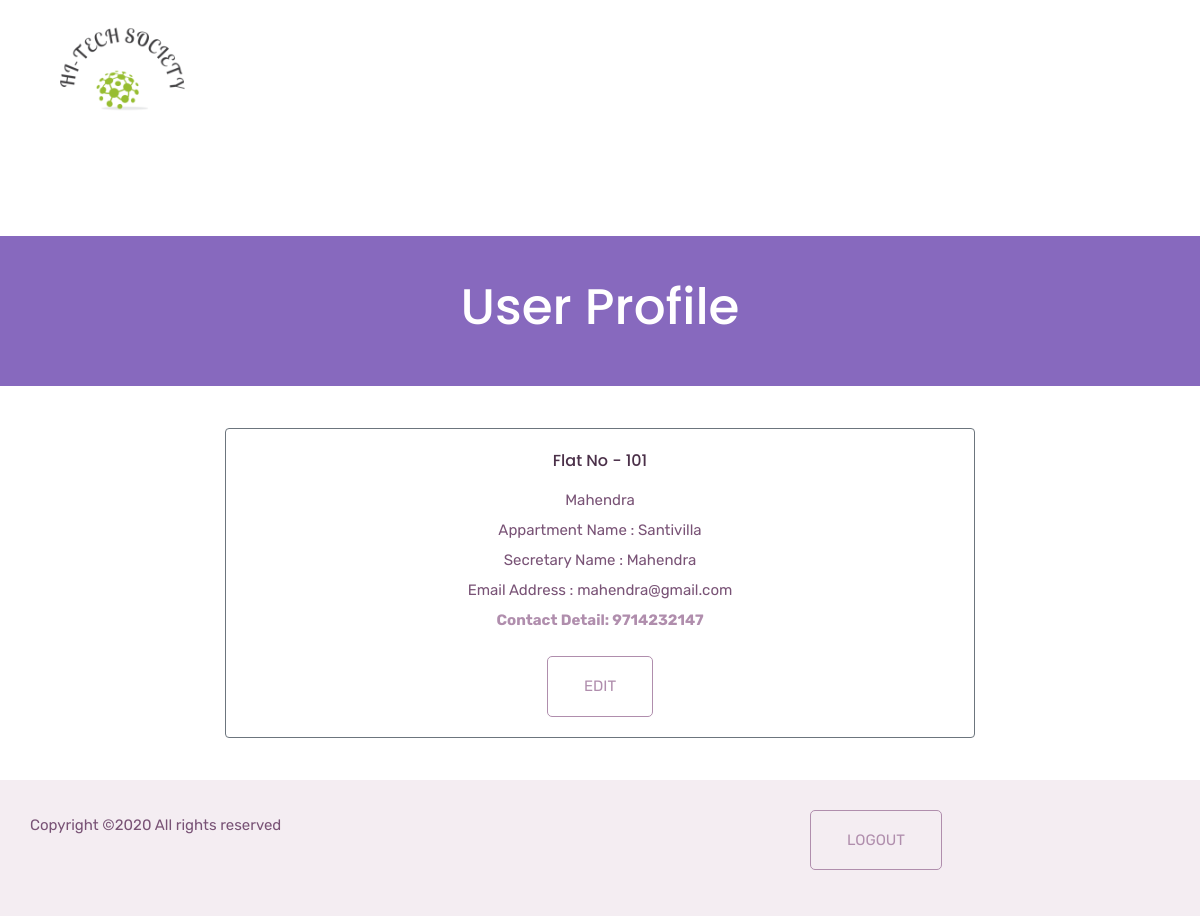
Page /UserProfile.php (signed in) on the committed database.
### tables this page shows
CREATE TABLE IF NOT EXISTS `users` (
  `UserId` int(11) NOT NULL AUTO_INCREMENT,
  `FirstName` varchar(50) DEFAULT NULL,
  `LastName` varchar(50) DEFAULT NULL,
  `password` varchar(50) DEFAULT NULL,
  `MobileNumber` decimal(18,0) NOT NULL,
  `EmailAddress` varchar(50) DEFAULT NULL,
  `BloodGroup` varchar(50) DEFAULT NULL,
  `AppartmentId` int(11) DEFAULT NULL,
  `Secretary_Name` varchar(20) DEFAULT NULL,
  `isSecretary` int(1) NOT NULL DEFAULT '0',
  `BlockNumber` int(11) DEFAULT NULL,
  `status` int(2) NOT NULL DEFAULT '0',
  PRIMARY KEY (`UserId`),
  KEY `AppartmentId` (`AppartmentId`),
  KEY `BlockNumber` (`BlockNumber`)
);

CREATE TABLE IF NOT EXISTS `appartment` (
  `AppartmentId` int(11) NOT NULL AUTO_INCREMENT,
  `Appartment_Name` varchar(40) NOT NULL,
  `Address` varchar(100) NOT NULL,
  `City` varchar(25) NOT NULL,
  `FLOOR` int(11) NOT NULL,
  `Total_Blocks` int(11) NOT NULL,
  `Secretary_Name` varchar(50) NOT NULL,
  `Secretary_Email` varchar(50) DEFAULT NULL,
  `STATUS` int(11) NOT NULL DEFAULT '1',
  `ParkingSlot` int(11) DEFAULT NULL,
  PRIMARY KEY (`AppartmentId`),
  UNIQUE KEY `AppartmentId` (`AppartmentId`),
  UNIQUE KEY `AppartmentId_3` (`AppartmentId`),
  KEY `AppartmentId_2` (`AppartmentId`)
);

### UserProfile.php (the view, shortened to what this page needs)
<?php include('php/header.php')?>
 <section class="breadcrumb_part">
        <div class="container">
            <div class="row">
                <div class="col-lg-12">
                    <div class="breadcrumb_iner">
                        <h2>User Profile</h2>
                    </div>
                </div>
            </div>
        </div>
    </section>
    <div class="container">
        <div class="row justify-content-center">
           <?php
                $qry = "SELECT * FROM users where EmailAddress='".$_SESSION['Email']."'";
                $qry1 = "SELECT * FROM  appartment where AppartmentId='".$_SESSION['a_id']."'";
                   $result1=$con->query($qry1);
                    $row1 = $result1->fetch_assoc();
                $result = $con->query($qry);
                if($result->num_rows > 0){
                    $row = $result->fetch_assoc();
                }
            ?>
            <div class="col-lg-8">
                <div class="single_product_text text-center">
                   <br><br>
                  <div class="card card border-secondary">
                <div class="card-body">
                    <h5 class="card-title">Flat No - <?php echo $row['BlockNumber'] ?></h5>
                    <strong>
                        <p><?php echo $row['FirstName'];echo "  ";echo $row['LastName']  ?></p>
                    </strong>
                    <strong>
                        <p>Appartment Name : <?php echo $row1['Appartment_Name']?></p>
                    </strong>
                    <strong>
                        <p>Secretary Name : <?php echo $row1['Secretary_Name']?></p>
                    </strong>
                    <strong>
                        <p>Email Address  : <?php echo $row['EmailAddress']?></p>
                    </strong>
 <strong>
                        <p>
                            <b>Contact Detail: <?php echo $row['MobileNumber'] ?></b></p></strong>
                      <div class="box-tools"><br>
			<button class="btn_3" data-toggle="modal" data-target="#modal-new-event">Edit</button>
		</div>
                </div>
            </div>
<br><br>
                </div>
            </div>
        </div>
    </div>
<?php include('php/footer.php')?>

### rows in the picture
users: BlockNumber "101", FirstName "Mahendra", EmailAddress "mahendra@gmail.com", MobileNumber "9714232147"
appartment: Appartment_Name "Santivilla", Secretary_Name "Mahendra"
